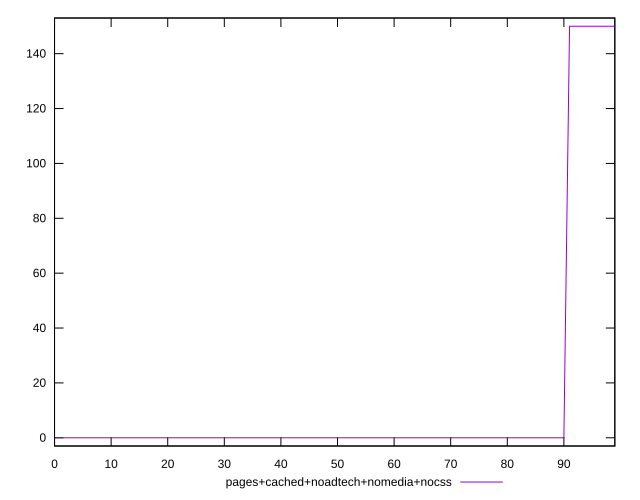

Generate this figure with gnuplot:
reset

$pagesCachedNoadtechNomediaNocss <<EOF
0 0
1 0
2 0
3 0
4 0
5 0
6 0
7 0
8 0
9 0
10 0
11 0
12 0
13 0
14 0
15 0
16 0
17 0
18 0
19 0
20 0
21 0
22 0
23 0
24 0
25 0
26 0
27 0
28 0
29 0
30 0
31 0
32 0
33 0
34 0
35 0
36 0
37 0
38 0
39 0
40 0
41 0
42 0
43 0
44 0
45 0
46 0
47 0
48 0
49 0
50 0
51 0
52 0
53 0
54 0
55 0
56 0
57 0
58 0
59 0
60 0
61 0
62 0
63 0
64 0
65 0
66 0
67 0
68 0
69 0
70 0
71 0
72 0
73 0
74 0
75 0
76 0
77 0
78 0
79 0
80 0
81 0
82 0
83 0
84 0
85 0
86 0
87 0
88 0
89 0
90 0
91 150
92 150
93 150
94 150
95 150
96 150
97 150
98 150
99 150
EOF

set key outside below
set xrange [0:99]
set yrange [-3:153]
set trange [-3:153]
set terminal svg size 640, 500 enhanced background rgb 'white'
set output "report_00017_2021-02-10T15-08-03.406Z/uses-http2/comparison/sorted/4_vs_5.svg"

plot $pagesCachedNoadtechNomediaNocss title "pages+cached+noadtech+nomedia+nocss" with line

reset
